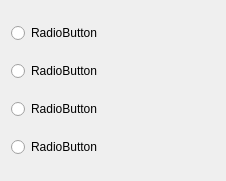
<?xml version="1.0" encoding="UTF-8"?>
<ui version="4.0">
 <class>Form</class>
 <widget class="QWidget" name="Form">
  <property name="geometry">
   <rect>
    <x>0</x>
    <y>0</y>
    <width>226</width>
    <height>181</height>
   </rect>
  </property>
  <property name="windowTitle">
   <string>Form</string>
  </property>
  <layout class="QGridLayout" name="gridLayout">
   <item row="1" column="0">
    <widget class="QRadioButton" name="radioButton_2">
     <property name="text">
      <string>RadioButton</string>
     </property>
    </widget>
   </item>
   <item row="0" column="0">
    <widget class="QRadioButton" name="radioButton">
     <property name="text">
      <string>RadioButton</string>
     </property>
    </widget>
   </item>
   <item row="2" column="0">
    <widget class="QRadioButton" name="radioButton_3">
     <property name="text">
      <string>RadioButton</string>
     </property>
    </widget>
   </item>
   <item row="3" column="0">
    <widget class="QRadioButton" name="radioButton_4">
     <property name="text">
      <string>RadioButton</string>
     </property>
    </widget>
   </item>
  </layout>
 </widget>
 <resources/>
 <connections/>
</ui>
